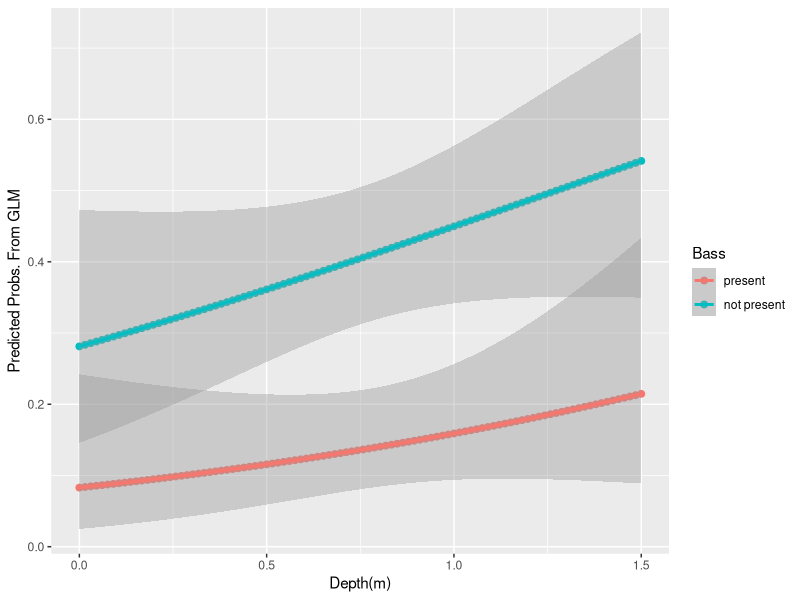
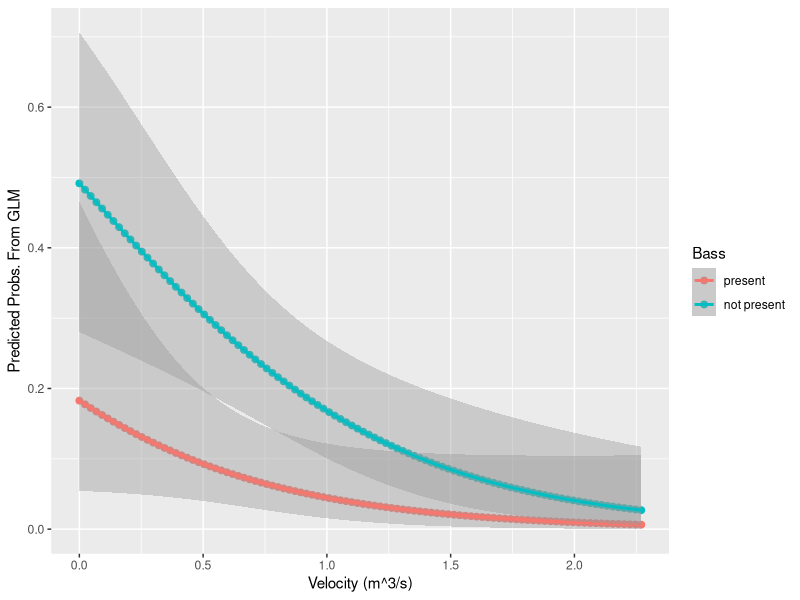
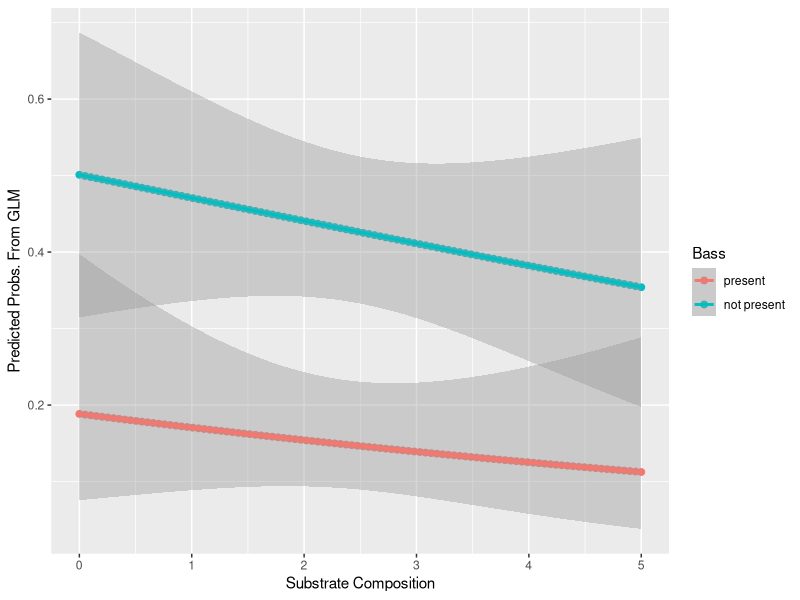
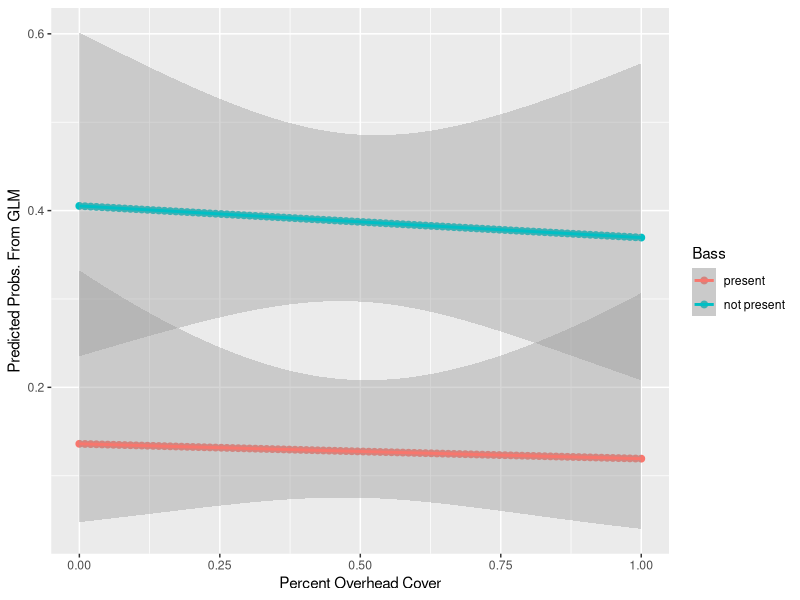
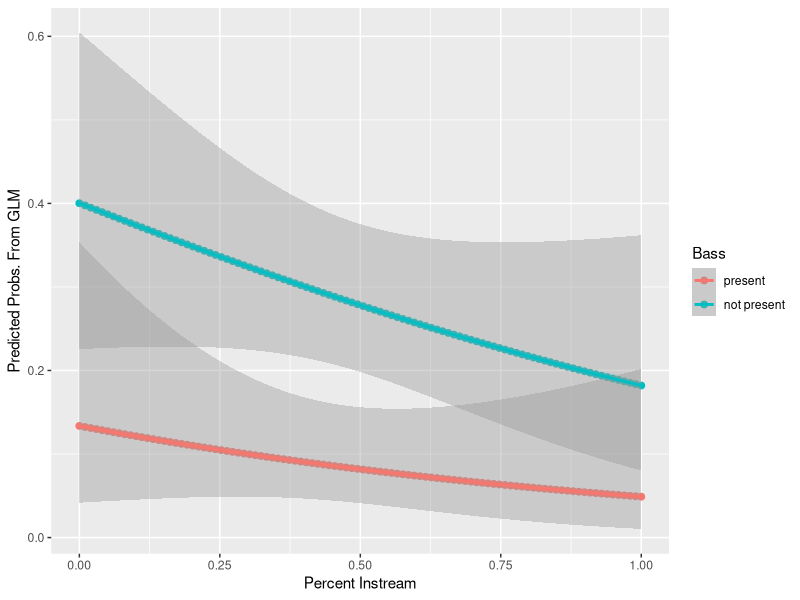
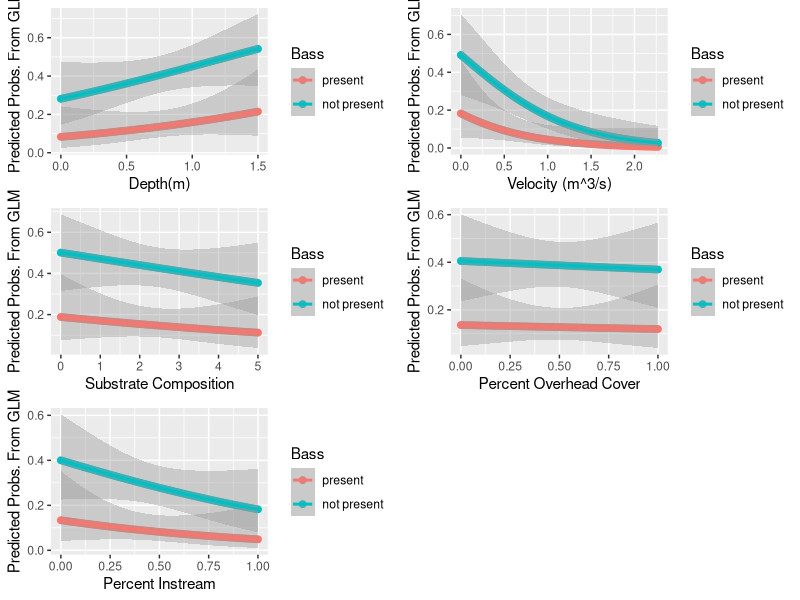

Recreate these plots in R, in order.
# Christopher Jenney
# Fossil Creek Data Analysis
#2021-05-08

# Logistic Regression with all variables included. 
dir.create("LOGIT_5_9")

data <- read.csv("FishAboveandBelow.csv")
data$Above <- factor(data$Above)
data$Location <-factor(data$Location)
data$Velo <- abs(data$Velo)
data$InstreamCover <- data$InstreamCover/100
library(ggplot2)
library(dplyr)
#Roundtail Chub
#Make a dataset of just RTC
Roundtail <- data %>% 
  filter(RoundtailChub == 1) %>% 
  select(Location, Above, Depth, Velo, Substrate, PercentCover, InstreamCover, MacroHab, RoundtailChub)
#make an available dataset
available<-data %>% 
  filter(Species == "Available") %>% 
  select(Location, Above, Depth, Velo, Substrate, PercentCover, InstreamCover, MacroHab, RoundtailChub)
available<-na.omit(available)

#combine the two datasets
Roundtail.data <- rbind(Roundtail, available)
na.omit(Roundtail.data)
#Run the GLM with the full model
RTC_GLM <- glm(RoundtailChub ~ Depth + Velo + Substrate + PercentCover + InstreamCover + MacroHab + Above
               + Above*Depth + Above*Velo + Above*Substrate + Above*PercentCover + Above*InstreamCover +
                 Above*MacroHab, family = "binomial", data = Roundtail.data)
summary(RTC_GLM)
confint(RTC_GLM)


RTC_GLM <- glm(RoundtailChub ~ Depth + Velo + Substrate + PercentCover + InstreamCover + Above
               , family = "binomial", data = Roundtail.data)

# Create a GLM Prediction Figure
Cov1_pred_data_1 <- expand.grid(Depth= seq(min(Roundtail.data$Depth),max(Roundtail.data$Depth),length.out=100),
                              
                              Above=c(0,1))

Cov1_pred_data_1$Above<-factor(Cov1_pred_data_1$Above)

Cov1_pred_data_1$Velo <- mean(Roundtail.data$Velo)

Cov1_pred_data_1$Substrate <- mean(Roundtail.data$Substrate)

Cov1_pred_data_1$PercentCover <- mean(Roundtail.data$PercentCover)

Cov1_pred_data_1$InstreamCover <- mean(Roundtail.data$InstreamCover)


Preds_Cov1_1 <- predict(RTC_GLM, newdata=Cov1_pred_data_1,
                      
                      type='link',se.fit=T) # To get the SE’s on the link scale

Cov1_pred_data_1$Pred <-plogis(Preds_Cov1_1$fit)

Cov1_pred_data_1$LCI <- plogis(Preds_Cov1_1$fit-1.96*Preds_Cov1_1$se) # Not sure if “se” is where the SE’s are in Preds_Cov1

Cov1_pred_data_1$UCI <- plogis(Preds_Cov1_1$fit+1.96*Preds_Cov1_1$se)

Cov1_pred_data_1$Covariate <- "Depth"


plt <- ggplot(Cov1_pred_data_1, aes(Cov1_pred_data_1$Depth, Cov1_pred_data_1$Pred, col = Cov1_pred_data_1$Above)) + 
  geom_point(size = 2) + 
  geom_smooth(method = "glm", se = T, 
              method.args = list(family = "binomial"))
plot_depth <- plt + xlab("Depth(m)") + ylab("Predicted Probs. From GLM") + scale_color_discrete(name = "Bass", labels = c("present", "not present"))

plot_depth       


## RTC Flow Velocity
#
#
#

RTC_GLM <- glm(RoundtailChub ~ Depth + Velo + Substrate + PercentCover + InstreamCover + Above
               , family = "binomial", data = Roundtail.data)

# Create a GLM Prediction Figure
Cov1_pred_data_2 <- expand.grid(Velo= seq(min(Roundtail.data$Velo),max(Roundtail.data$Velo),length.out=100),
                              
                              Above=c(0,1))

Cov1_pred_data_2$Above<-factor(Cov1_pred_data_2$Above)

Cov1_pred_data_2$Depth <- mean(Roundtail.data$Depth)

Cov1_pred_data_2$Substrate <- mean(Roundtail.data$Substrate)

Cov1_pred_data_2$PercentCover <- mean(Roundtail.data$PercentCover)

Cov1_pred_data_2$InstreamCover <- mean(Roundtail.data$InstreamCover)


Preds_Cov1_2 <- predict(RTC_GLM, newdata=Cov1_pred_data_2,
                      
                      type='link',se.fit=T) # To get the SE’s on the link scale

Cov1_pred_data_2$Pred <-plogis(Preds_Cov1_2$fit)

Cov1_pred_data_2$LCI <- plogis(Preds_Cov1_2$fit-1.96*Preds_Cov1_2$se) # Not sure if “se” is where the SE’s are in Preds_Cov1

Cov1_pred_data_2$UCI <- plogis(Preds_Cov1_2$fit+1.96*Preds_Cov1_2$se)

Cov1_pred_data_2$Covariate <- "Velo"


plt_velo <- ggplot(Cov1_pred_data_2, aes(Cov1_pred_data_2$Velo, Cov1_pred_data_2$Pred, col = Cov1_pred_data_2$Above)) + 
  geom_point(size = 2) + 
  geom_smooth(method = "glm", se = T, 
              method.args = list(family = "binomial"))
plot_velo <- plt_velo + scale_color_discrete(name = "Bass", labels = c("present", "not present")) +
  xlab("Velocity (m^3/s)") + ylab("Predicted Probs. From GLM")
plot_velo
#
#
###Substrate
RTC_GLM <- glm(RoundtailChub ~ Depth + Velo + Substrate + PercentCover + InstreamCover + Above
               , family = "binomial", data = Roundtail.data)

# Create a GLM Prediction Figure
Cov1_pred_data_3 <- expand.grid(Substrate= seq(min(Roundtail.data$Substrate),max(Roundtail.data$Substrate),length.out=100),
                              
                              Above=c(0,1))

Cov1_pred_data_3$Above<-factor(Cov1_pred_data_3$Above)

Cov1_pred_data_3$Depth <- mean(Roundtail.data$Depth)

Cov1_pred_data_3$Velo <- mean(Roundtail.data$Velo)

Cov1_pred_data_3$PercentCover <- mean(Roundtail.data$PercentCover)

Cov1_pred_data_3$InstreamCover <- mean(Roundtail.data$InstreamCover)


Preds_Cov1_3 <- predict(RTC_GLM, newdata=Cov1_pred_data_3,
                      
                      type='link',se.fit=T) # To get the SE’s on the link scale

Cov1_pred_data_3$Pred <-plogis(Preds_Cov1_3$fit)

Cov1_pred_data_3$LCI <- plogis(Preds_Cov1_3$fit-1.96*Preds_Cov1_3$se) # Not sure if “se” is where the SE’s are in Preds_Cov1

Cov1_pred_data_3$UCI <- plogis(Preds_Cov1_3$fit+1.96*Preds_Cov1_3$se)

Cov1_pred_data_3$Covariate <- "Substrate"


plt_sub <- ggplot(Cov1_pred_data_3, aes(Cov1_pred_data_3$Substrate, Cov1_pred_data_3$Pred, col = Cov1_pred_data_3$Above)) + 
  geom_point(size = 2) + 
  geom_smooth(method = "glm", se = T, 
              method.args = list(family = "binomial"))
plot_sub <- plt_sub  + scale_color_discrete(name = "Bass", labels = c("present", "not present"))+
  xlab("Substrate Composition") + ylab("Predicted Probs. From GLM")
plot_sub
###
## Percent Overhead Cover
RTC_GLM <- glm(RoundtailChub ~ Depth + Velo + Substrate + PercentCover + InstreamCover + Above
               , family = "binomial", data = Roundtail.data)

# Create a GLM Prediction Figure
Cov1_pred_data_4 <- expand.grid(PercentCover= seq(min(Roundtail.data$PercentCover),max(Roundtail.data$PercentCover),length.out=100),
                              
                              Above=c(0,1))

Cov1_pred_data_4$Above<-factor(Cov1_pred_data_4$Above)

Cov1_pred_data_4$Depth <- mean(Roundtail.data$Depth)

Cov1_pred_data_4$Velo <- mean(Roundtail.data$Velo)

Cov1_pred_data_4$Substrate <- mean(Roundtail.data$Substrate)

Cov1_pred_data_4$InstreamCover <- mean(Roundtail.data$InstreamCover)


Preds_Cov1_4 <- predict(RTC_GLM, newdata=Cov1_pred_data_4,
                      
                      type='link',se.fit=T) # To get the SE’s on the link scale

Cov1_pred_data_4$Pred <-plogis(Preds_Cov1_4$fit)

Cov1_pred_data_4$LCI <- plogis(Preds_Cov1_4$fit-1.96*Preds_Cov1_4$se) # Not sure if “se” is where the SE’s are in Preds_Cov1

Cov1_pred_data_4$UCI <- plogis(Preds_Cov1_4$fit+1.96*Preds_Cov1_4$se)

Cov1_pred_data_4$Covariate <- "Percent Cover"


plt_cover <- ggplot(Cov1_pred_data_4, aes(Cov1_pred_data_4$PercentCover, Cov1_pred_data_4$Pred, col = Cov1_pred_data_4$Above)) + 
  geom_point(size = 2) + 
  geom_smooth(method = "glm", se = T, 
              method.args = list(family = "binomial"))
plot_cover <- plt_cover + scale_color_discrete(name = "Bass", labels = c("present", "not present"))+
  xlab("Percent Overhead Cover") + ylab("Predicted Probs. From GLM")
plot_cover
###
#Plot Instream Cover
RTC_GLM <- glm(RoundtailChub ~ Depth + Velo + Substrate + PercentCover + InstreamCover + Above
               , family = "binomial", data = Roundtail.data)

# Create a GLM Prediction Figure
Cov1_pred_data_5 <- expand.grid(InstreamCover= seq(min(Roundtail.data$InstreamCover),max(Roundtail.data$InstreamCover),length.out=100),
                              
                              Above=c(0,1))

Cov1_pred_data_5$Above<-factor(Cov1_pred_data_5$Above)

Cov1_pred_data_5$Depth <- mean(Roundtail.data$Depth)

Cov1_pred_data_5$Velo <- mean(Roundtail.data$Velo)

Cov1_pred_data_5$Substrate <- mean(Roundtail.data$Substrate)

Cov1_pred_data_5$PercentCover <- mean(Roundtail.data$PercentCover)


Preds_Cov1_5 <- predict(RTC_GLM, newdata=Cov1_pred_data_5,
                      
                      type='link',se.fit=T) # To get the SE’s on the link scale

Cov1_pred_data_5$Pred <-plogis(Preds_Cov1_5$fit)

Cov1_pred_data_5$LCI <- plogis(Preds_Cov1_5$fit-1.96*Preds_Cov1_5$se) # Not sure if “se” is where the SE’s are in Preds_Cov1

Cov1_pred_data_5$UCI <- plogis(Preds_Cov1_5$fit+1.96*Preds_Cov1_5$se)

Cov1_pred_data_5$Covariate <- "Instream Cover"


plt_instreamcover <- ggplot(Cov1_pred_data_5, aes(Cov1_pred_data_5$InstreamCover, Cov1_pred_data_5$Pred, col = Cov1_pred_data_5$Above)) + 
  geom_point(size = 2) + 
  geom_smooth(method = "glm", se = T, 
              method.args = list(family = "binomial"))
Plot_Instream <- plt_instreamcover + scale_color_discrete(name = "Bass", labels = c("present", "not present"))+
  xlab("Percent Instream") + ylab("Predicted Probs. From GLM")
Plot_Instream

library(ggpubr)
Roundtail_Plots <- ggarrange(plot_depth, plot_velo, plot_sub, plot_cover,Plot_Instream,
                        nrow = 3, ncol = 2)
Roundtail_Plots

#sink the file into whereever the fuck i put it. 
sink(file = "LOGIT_5_9/RTC_GLM_FULL.txt")
summary(RTC_GLM)
confint(RTC_GLM)
sink()




#Desert Sucker
Desert <- data %>% 
  filter(Desert.Sucker == 1) %>% 
  select(Location, Above, Depth, Velo, Substrate, PercentCover, InstreamCover, MacroHab, Desert.Sucker)
#make an available dataset
available<-data %>% 
  filter(Species == "Available") %>% 
  select(Location, Above, Depth, Velo, Substrate, PercentCover, InstreamCover, MacroHab, Desert.Sucker)
available<-na.omit(available)

#combine the two datasets
Desert.data <- rbind(Desert, available)

#Run the GLM with the full model
Desert_GLM <- glm(Desert.Sucker ~ Depth + Velo + Substrate + PercentCover + InstreamCover + MacroHab + Above
               + Above*Depth + Above*Velo + Above*Substrate + Above*PercentCover + Above*InstreamCover +
                 Above*MacroHab, family = "binomial", data = Desert.data)
summary(Desert_GLM)
confint(Desert_GLM)

#sink the file into whereever the fuck i put it. 
sink(file = "LOGIT_5_9/Desert_GLM_FULL.txt")
summary(Desert_GLM)
confint(Desert_GLM)
sink()

# Sonora Sucker
Sonora <- data %>% 
  filter(Sonora.Sucker == 1) %>% 
  select(Location, Above, Depth, Velo, Substrate, PercentCover, InstreamCover, MacroHab, Sonora.Sucker)
#make an available dataset
available<-data %>% 
  filter(Species == "Available") %>% 
  select(Location, Above, Depth, Velo, Substrate, PercentCover, InstreamCover, MacroHab, Sonora.Sucker)
available<-na.omit(available)

#combine the two datasets
Sonora.data <- rbind(Sonora, available)

#Run the GLM with the full model
Sonora.data_GLM <- glm(Sonora.Sucker ~ Depth + Velo + Substrate + PercentCover + InstreamCover + MacroHab + Above
               + Above*Depth + Above*Velo + Above*Substrate + Above*PercentCover + Above*InstreamCover +
                 Above*MacroHab, family = "binomial", data = Sonora.data)
summary(Sonora.data_GLM)
confint(Sonora.data_GLM)

#sink the file into whereever the fuck i put it. 
sink(file = "LOGIT_5_9/Sonora.data_GLM_FULL.txt")
summary(Sonora.data_GLM)
confint(Sonora.data_GLM)
sink()

#Black Bass
Bass <- data %>% 
  filter(Bass == 1) %>% 
  filter(Above == 0) %>% 
  select(Location, Depth, Velo, Substrate, PercentCover, InstreamCover, MacroHab, Bass)
#make an available dataset
available<-data %>% 
  filter(Species == "Available") %>% 
  filter(Above == 0) %>% 
  select(Location, Depth, Velo, Substrate, PercentCover, InstreamCover, MacroHab, Bass)
available<-na.omit(available)

#combine the two datasets
Bass.data <- rbind(Bass, available)

#Run the GLM with the full model
Bass_GLM <- glm(Bass ~ Depth + Velo + Substrate + PercentCover + InstreamCover + MacroHab , family = "binomial", data = Bass.data)
summary(Bass_GLM)
confint(Bass_GLM)

#sink the file into whereever the fuck i put it. 
sink(file = "LOGIT_5_9/Bass_GLM_FULL.txt")
summary(Bass_GLM)
confint(Bass_GLM)
sink()

#Speckled Dace
Speckled <- data %>% 
  filter(SpeckedDace == 1) %>% 
  filter(Above == 1) %>% 
  select(Location, Depth, Velo, Substrate, PercentCover, InstreamCover, MacroHab, SpeckedDace)
#make an available dataset
available<-data %>% 
  filter(Species == "Available") %>% 
  filter(Above == 1) %>% 
  select(Location, Depth, Velo, Substrate, PercentCover, InstreamCover, MacroHab, SpeckedDace)
available<-na.omit(available)

#combine the two datasets
Speckled.data <- rbind(Speckled, available)

#Run the GLM with the full model
Specked_GLM <- glm(SpeckedDace ~ Depth + Velo + Substrate + PercentCover + InstreamCover + MacroHab 
                   , family = "binomial", data = Speckled.data)
summary(Specked_GLM)
confint(Specked_GLM)

#sink the file into whereever the fuck i put it. 
sink(file = "LOGIT_5_9/Speckled_GLM_FULL.txt")
summary(Specked_GLM)
confint(Specked_GLM)
sink()

